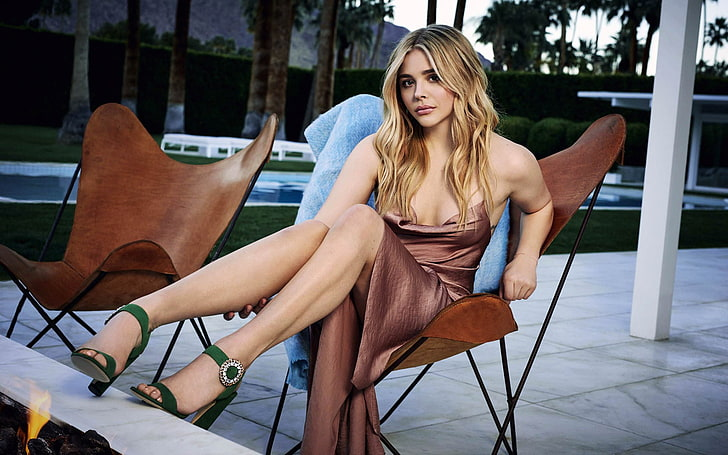
#> input picture pic.jpg, 728 x 455 px, given in place of the camera
$ python main.py
#> lines starting #> are read from the running program, lines starting #| are printed output that depends on the picture
#> further down, frame is the input picture: shape (455, 728, 3); mean B, G, R 99.5, 98.7, 105.6
import cv2 as cv
import numpy as np

def resize(img,new_width = 500):
#> called with new_width = 500
    height,width,_ = img.shape
#> height = 455; width = 728
    ratio = height/width
#> ratio = 0.625
    new_height = int(ratio* new_width)
#> new_height = 312
    return cv.resize(img,(new_width,new_height))
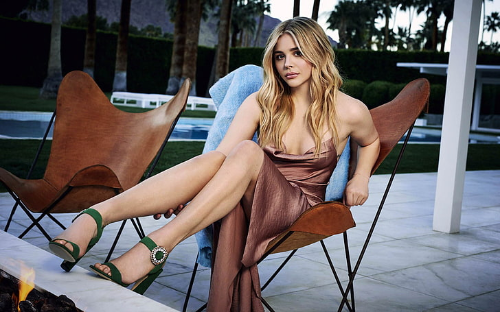
#> returned value: shape (312, 500, 3); mean of channels 0, 1, 2 99.4, 98.6, 105.5; drawn as B, G, R


face_cascade = cv.CascadeClassifier("haar_face.xml")

#img = cv.imread("D:\OPENCV\OpenCV\Resources\Photos\group.jpg")
#for video
# cap = cv.VideoCapture("D:\OPENCV\OpenCV\Resources\Videos\example.mp4")
cap = cv.VideoCapture(0)
while True:
    _,frame = cap.read()
    frame = resize(frame)
    detections = face_cascade.detectMultiScale(frame,scaleFactor=1.1, minNeighbors = 6)
#> detections = [[265, 35, 50, 50]]

    for face in detections:
        x,y,w,h = face
        frame[y:y+h,x:x+w] = cv.GaussianBlur(frame[y:y+h,x:x+w],(15,15),cv.BORDER_DEFAULT)
        cv.rectangle(frame,(x,y),(x+w,y+h),(255,0,0),2)
        cv.imshow("output",frame)

        if cv.waitKey(1) == 27:
            break
#> this loop made 1 pass; (key Esc is pressed on pass 1)
#> pass 1, `cv.imshow("output",frame)`:
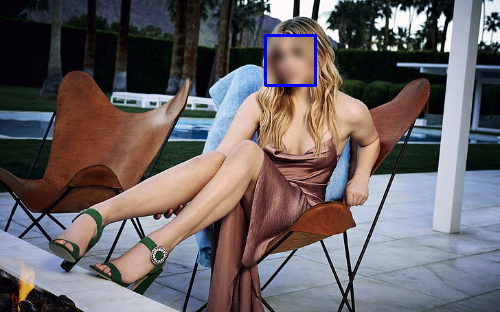
#> window 'output': shape (312, 500, 3); mean B, G, R 100, 98.1, 105

cap.release()
cv.destroyAllWindows()
